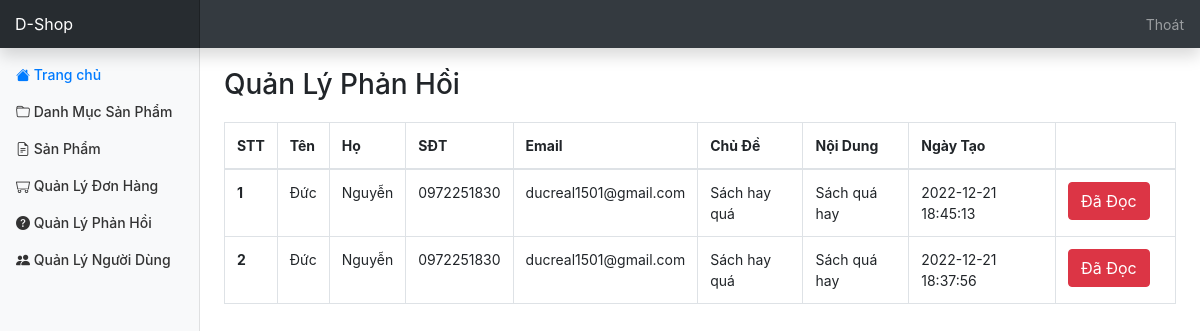
/admin/feedback/index.php (signed in), run on the app's committed database.
### tables this page shows
CREATE TABLE `feedback` (
  `id` int(11) NOT NULL,
  `firstname` varchar(30) DEFAULT NULL,
  `lastname` varchar(30) DEFAULT NULL,
  `email` varchar(150) DEFAULT NULL,
  `phone_number` varchar(20) DEFAULT NULL,
  `subject_name` varchar(200) DEFAULT NULL,
  `note` varchar(500) DEFAULT NULL,
  `created_at` datetime DEFAULT NULL,
  `updated_at` datetime DEFAULT NULL,
  `status` int(11) DEFAULT 0
);

### database/dbhelper.php (called while the page is built, shortened)
<?php
function executeResult($sql, $isSingle = false) {
	$data = null;
	$conn = mysqli_connect(HOST, USERNAME, PASSWORD, DATABASE);
	mysqli_set_charset($conn, 'utf8');
	$resultset = mysqli_query($conn, $sql);
	if($isSingle) {
		$data = mysqli_fetch_array($resultset, 1);
	} else {
		$data = [];
		while(($row = mysqli_fetch_array($resultset, 1)) != null) {
			$data[] = $row;
		}
	}
	return $data;
}

### admin/feedback/index.php (the view, shortened to what this page needs)
<?php
	require_once('../layouts/header.php');
	$sql = "select * from Feedback order by status asc, updated_at desc";
	$data = executeResult($sql);
?>
<div class="row" style="margin-top: 20px;">
	<div class="col-md-12 table-responsive">
		<h3>Quản Lý Phản Hồi</h3>
		<table class="table table-bordered table-hover" style="margin-top: 20px;">
			<thead>
				<tr>
					<th>STT</th>
					<th>Tên</th>
					<th>Họ</th>
					<th>SĐT</th>
					<th>Email</th>
					<th>Chủ Đề</th>
					<th>Nội Dung</th>
					<th>Ngày Tạo</th>
					<th style="width: 120px"></th>
				</tr>
			</thead>
			<tbody>
<?php
	$index = 0;
	foreach($data as $item) {
		echo '<tr>
					<th>'.(++$index).'</th>
					<td>'.$item['firstname'].'</td>
					<td>'.$item['lastname'].'</td>
					<td>'.$item['phone_number'].'</td>
					<td>'.$item['email'].'</td>
					<td>'.$item['subject_name'].'</td>
					<td>'.$item['note'].'</td>
					<td>'.$item['updated_at'].'</td>
					<td style="width: 50px">';
		if($item['status'] == 0) {
			echo '<button onclick="markRead('.$item['id'].')" class="btn btn-danger">Đã Đọc</button>';
		}
		echo '</td>
				</tr>';
	}
?>
			</tbody>
		</table>
	</div>
</div>
<?php
	require_once('../layouts/footer.php');
?>

### assets/css/dashboard.css (style rules this page uses)
body { font-size: .875rem; }

### data on the page
feedback: firstname "Đức", lastname "Nguyễn", phone_number "0972251830", email "ducreal1501@gmail.com", subject_name "Sách hay quá", note "Sách quá hay", updated_at "2022-12-21 18:45:13"
feedback: firstname "Đức", lastname "Nguyễn", phone_number "0972251830", email "ducreal1501@gmail.com", subject_name "Sách hay quá", note "Sách quá hay", updated_at "2022-12-21 18:37:56"
